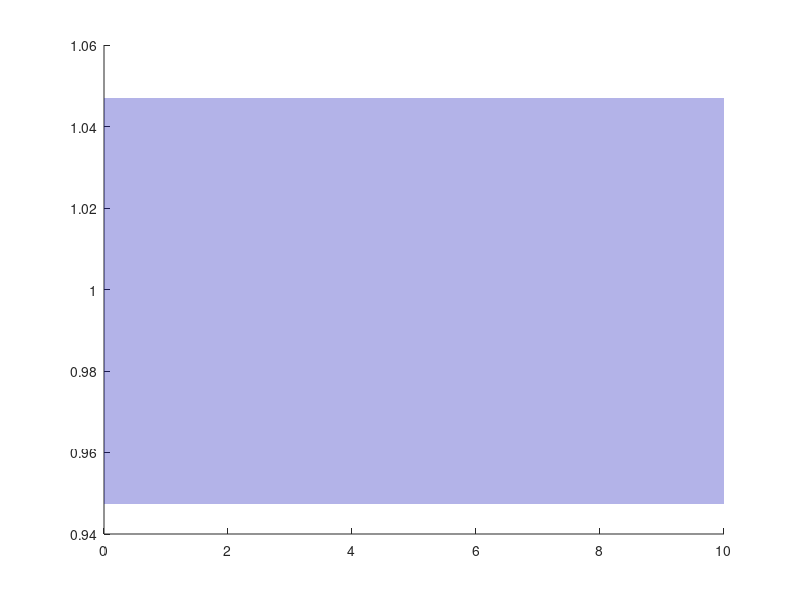

MATLAB code to generate this figure: (Note: this script raises an error after producing the figure.)
t = 0:0.01:10;

lambda = [-1, -1, -1];

num = abs(prod(lambda));
den = poly(lambda);
sys = tf(num, den);
[y, t_out] = step(sys, t);

y_inf = y(end);

[y_max, idx_max] = max(y);
Mp = (y_max - y_inf) / y_inf * 100;
t_max = t_out(idx_max);

lower_bound = 0.95 * y_inf;
upper_bound = 1.05 * y_inf;

tp_index = find((y < lower_bound) | (y > upper_bound), 1, 'last');
if isempty(tp_index)
    tp = 0;
else
    if tp_index + 1 <= length(t_out)
        tp = t_out(tp_index + 1);
    else
        tp = t_out(end);
    end
end

figure('Color', 'white', 'Position', [100, 100, 700, 350]);
hold on;

x_fill = [t_out(:); flipud(t_out(:))];
y_fill = [upper_bound*ones(size(t_out(:))); flipud(lower_bound*ones(size(t_out(:))))];
h_fill = fill(x_fill, y_fill, [0, 0, 0.7], 'FaceAlpha', 0.3, 'EdgeColor', 'none');

uistack(h_fill, 'bottom');
h_plot = plot(t_out, y, 'b-', 'LineWidth', 2.5, 'Color', [0, 0, 0.7]);

if tp > 0
    h_tp = plot([tp, tp], [0, lower_bound], 'r--', 'LineWidth', 1.5, 'Color', [0.8, 0, 0]);

    text(tp+0.2, -0.011, sprintf('t_p', tp), ...
     'HorizontalAlignment', 'center', 'VerticalAlignment', 'top', ...
     'FontSize', 12, 'Color', [0.8, 0, 0], 'FontWeight', 'bold');
end

h_yinf = plot([0, t_out(end)], [y_inf, y_inf], 'k--', 'LineWidth', 1.5);

text(-0.3, y_inf, sprintf('y_{∞}', y_inf), ...
     'HorizontalAlignment', 'right', 'VerticalAlignment', 'middle', ...
     'FontSize', 12, 'Color', 'black', 'FontWeight', 'bold');

hold off;

ax = gca;
ax.LineWidth = 1.5;
ax.FontSize = 14;
ax.FontName = 'DejaVuMathTeXGyre';
ax.XColor = [0.3, 0.3, 0.3];
ax.YColor = [0.3, 0.3, 0.3];
grid on; grid minor;
ax.GridColor = [0.9, 0.9, 0.9];
ax.GridAlpha = 0.4;
ax.MinorGridColor = [0.95, 0.95, 0.95];
ax.MinorGridAlpha = 0.2;
box on;

ylim([-0.02, 1.1]); 
xlim([0, t_out(end)]); 

xlabel('Time');
ylabel('Amplitude');

if tp > 0
    legend([h_plot, h_fill, h_yinf, h_tp], ...
           'Step response', '±5% region', ...
           sprintf('y_{∞} = %.2f', y_inf), ...
           sprintf('t_p = %.2f', tp), ...
           'Location', 'southeast');
else
    legend([h_plot, h_fill, h_yinf], ...
           'Step response', '±5% region', ...
           sprintf('y_{∞} = %.2f', y_inf), ...
           'Location', 'southeast');
end

exportgraphics(gcf, '../../images/task2/y1.png', 'Resolution', 300);

fprintf('\n==== Результаты ====\n');
fprintf('Полюса:                 %s\n', mat2str(lambda));
fprintf('Установившееся значение: %.4f\n', y_inf);
fprintf('Перерегулирование:       %.2f %%\n', Mp);
fprintf('Время перехода (5%%):     %.2f сек\n', tp);

%%%%%%%%%%%%%%%%%%%%%%%%%%%%%%%%%%%%%%%%%%%%%%%%%%%%%%%%%%%

figure('Color', 'white', 'Position', [100, 100, 550, 300]); 
plot(real(lambda), imag(lambda), 'o', 'MarkerSize', 10, ...
    'MarkerFaceColor', [0.0, 0.0, 0.7], 'MarkerEdgeColor', 'black', 'LineWidth', 1.5);

grid on; 
axis equal; 
ax = gca;

ax.Box = 'off'; 
ax.XAxisLocation = 'origin'; 
ax.YAxisLocation = 'origin'; 

ax.LineWidth = 1.5; 
ax.FontSize = 12; 
ax.FontName = 'DejaVuMathTeXGyre'; 
ax.XColor = [0.3, 0.3, 0.3]; 
ax.YColor = [0.3, 0.3, 0.3];

grid on; 
grid minor; 
ax.GridColor = [0.9, 0.9, 0.9]; 
ax.GridAlpha = 0.4; 
ax.MinorGridColor = [0.95, 0.95, 0.95]; 
ax.MinorGridAlpha = 0.2;

xlabel('Re(\lambda)');
ylabel('Im(\lambda)');

xlim([-2.1, 2.1]);
ylim([-2.1, 2.1]);

ax.TickDir = 'in';
ax.XTick = -2:1:2; 
ax.YTick = -2:1:2;

ax.XAxis.Label.FontSize = 13;
ax.YAxis.Label.FontSize = 13;

hold on;

arrowColor = [0.3, 0.3, 0.3];
arrowSize = 0.14; 

x_arrow_x = [1.98, 2.1, 1.98, 1.98]; 
x_arrow_y = [arrowSize/2, 0, -arrowSize/2, arrowSize/2];
fill(x_arrow_x, x_arrow_y, arrowColor, 'EdgeColor', arrowColor, 'LineWidth', 1);

y_arrow_x = [arrowSize/2, 0, -arrowSize/2, arrowSize/2];
y_arrow_y = [1.98, 2.1, 1.98, 1.98];
fill(y_arrow_x, y_arrow_y, arrowColor, 'EdgeColor', arrowColor, 'LineWidth', 1);

hold off;

exportgraphics(gcf, '../../images/task2/lambda1.png', 'Resolution', 300);
